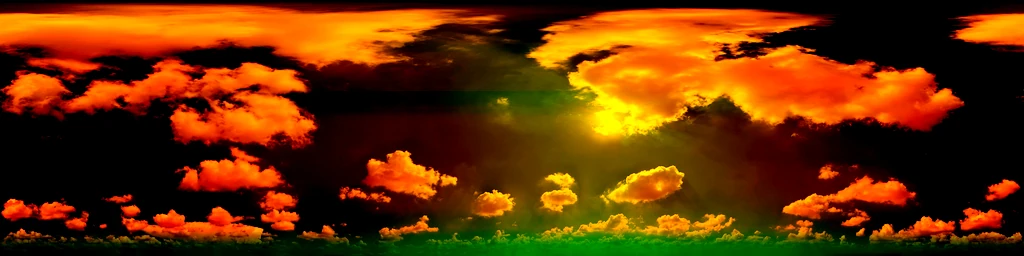
#> input picture tex/sky.webp, 1024 x 256 px, given in place of sparse_grass_diff.jpg, which was not available
$ python tex-build.py ../tex/sky.webp ../tex/sky.webp
#> lines starting #> are read from the running program, lines starting #| are printed output that depends on the picture
#!/usr/bin/env python3
# Builds tex/*.webp for the UE5-lifelike pass (2026-11-01) from CC0 Poly Haven downloads (1k JPG maps).
# usage: python3 -I tools/tex-build.py <download dir with *_diff/_nor.jpg, *_leaves_diff/_alpha.jpg, sky.jpg> <out dir>
# Sources (polyhaven.com, CC0): sparse_grass, clean_asphalt, concrete_tiles_02, concrete_wall_008, painted_plaster_wall, gravel_concrete,
# bark_platanus, laminate_floor_02, forest_ground_04, granite_tile; leaves of island_tree_01, jacaranda_tree, pachira_aquatica_01;
# HDRI kloofendal_48d_partly_cloudy_puresky (tonemapped JPG). Water normal + palm frond are generated here.
import sys, math, random, json
import numpy as np
from PIL import Image, ImageDraw, ImageFilter
Image.MAX_IMAGE_PIXELS = None
src, out = sys.argv[1], sys.argv[2]
S = 512
MATS = ['sparse_grass', 'clean_asphalt', 'concrete_tiles_02', 'concrete_wall_008', 'painted_plaster_wall', 'gravel_concrete',
        'bark_platanus', 'laminate_floor_02', 'forest_ground_04', 'granite_tile']
alb, nrm, mean = [], [], []
def load(p, mode='RGB'): return Image.open(p).convert(mode).resize((S, S), Image.LANCZOS)
#> called with p = '../tex/sky.webp/sparse_grass_diff.jpg', mode = 'RGB'
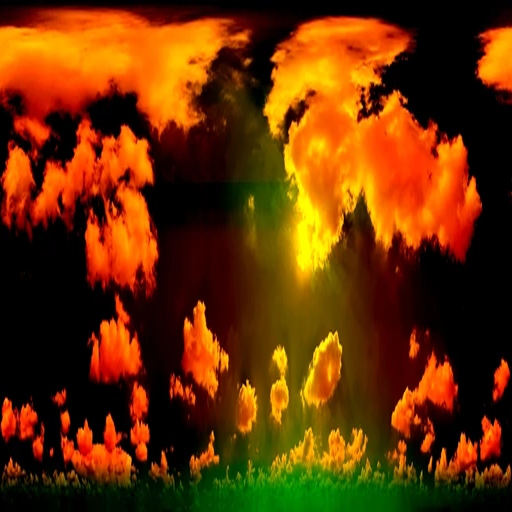
#> returned value: PIL image 512x512 RGB; mean R, G, B 104.6, 49.2, 2
for m in MATS:
    a = np.asarray(load(f'{src}/{m}_diff.jpg'), dtype=np.float32)
    if m == 'sparse_grass':   # greener (SG cow grass): pull hue toward green, keep structure
        l = a.mean(axis=2, keepdims=True); g = np.array([0.82, 1.08, 0.62]) * l; a = np.clip(0.45 * a + 0.55 * g, 0, 255)
#> after `l = a.mean(axis=2, keepdims=True)`:
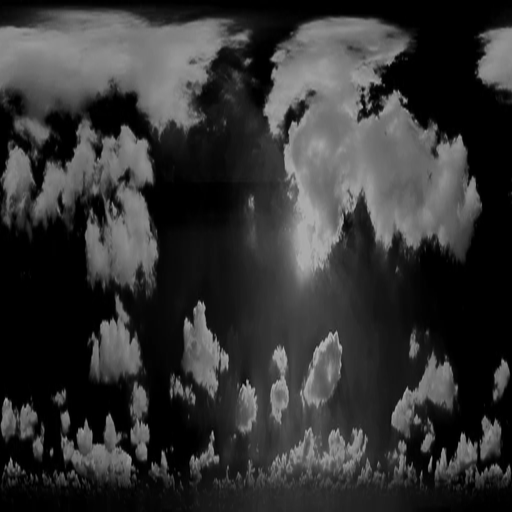
#> l: shape (512, 512, 1) float32; min 0, max 186, mean 51.9
#> after `g = np.array([0.82, 1.08, 0.62]) * l`:
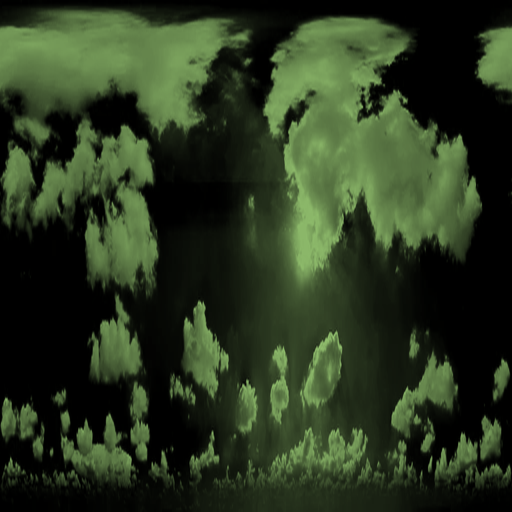
#> g: shape (512, 512, 3) float64; mean R, G, B 42.6, 56.1, 32.2
#> after `a = np.clip(0.45 * a + 0.55 * g, 0, 255)`:
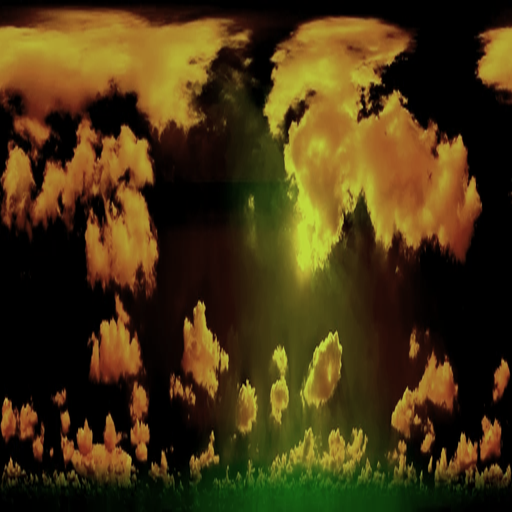
#> a: shape (512, 512, 3) float64; mean R, G, B 70.5, 53, 18.6
    alb.append(a.astype(np.uint8)); mean.append([round(float(v) / 255, 4) for v in a.reshape(-1, 3).mean(0)])
    nrm.append(np.asarray(load(f'{src}/{m}_nor.jpg')))
#> (the run stopped early here; a loop or call above may not have finished)
